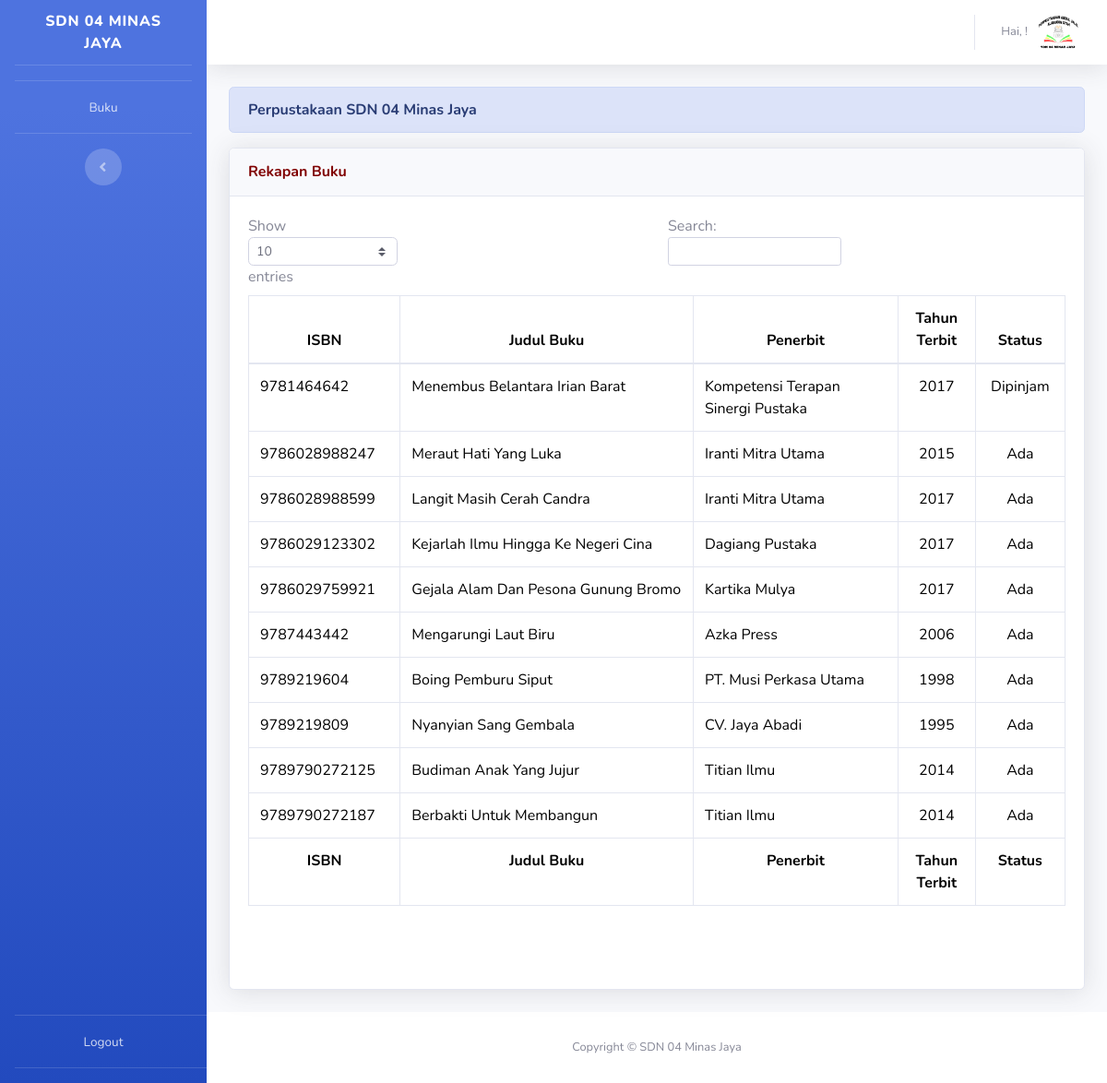
The app's page /index.php/pengunjung with its own data.
### tables this page shows
CREATE TABLE `buku` (
  `id_buku` varchar(100) NOT NULL,
  `penerbit` varchar(100) NOT NULL,
  `thn_terbit` year(4) DEFAULT NULL,
  `judul` varchar(255) NOT NULL,
  `pengarang` varchar(255) NOT NULL,
  `tersedia` int(50) NOT NULL DEFAULT 1
);

### application/controllers/Pengunjung.php (called while the page is built, shortened)
<?php
class Pengunjung extends CI_Controller
{
	public function index()
	{
		$buku = $this->db->query("SELECT * FROM buku")->result();
		$rekapan_buku = json_decode(json_encode($buku), True);
		$data['buku'] = $rekapan_buku;
		$this->load->view('template/header_pengunjung');
		$this->load->view('pengunjung/index', $data);
		$this->load->view('template/footer');
	}
}

### index.php (called while the page is built, shortened)
<?php
require_once BASEPATH.'core/CodeIgniter.php';

### application/views/pengunjung/index.php (the view)
  <div class="container-fluid">
<div class="alert alert-primary" role="alert" small-text>
<strong>Perpustakaan SDN 04 Minas Jaya</strong>
</div>
<div class="card shadow mb-4">
  <div class="card-header py-3">
	<h6 style="color: maroon;" class="m-0 font-weight-bold">Rekapan Buku</h6>
  </div>
  <div class="card-body">
	<div class="table-responsive">
	  <table class="table table-bordered" style="color: black;" id="dataTable" width="100%" cellspacing="0">
	  	<thead>
		  <tr>
			<th class="text-center">ISBN</th>
			<th class="text-center">Judul Buku</th>
			<th class="text-center">Penerbit</th>
			<th class="text-center">Tahun Terbit</th>
			<th class="text-center">Status</th>
		  </tr>
		</thead>
		<tfoot>
		<tr>
			<th class="text-center">ISBN</th>
			<th class="text-center">Judul Buku</th>
			<th class="text-center">Penerbit</th>
			<th class="text-center">Tahun Terbit</th>
			<th class="text-center">Status</th>
		  </tr>
		</tfoot>
		<tbody>
			<?php foreach($buku as $row) : ?>
			<tr>
				<td><?= $row['id_buku'] ?></td>
				<td><?= $row['judul'] ?></td>
				<td><?= $row['penerbit'] ?></td>
				<td class="text-center"><?= $row['thn_terbit'] ?></td>
				<?php if($row['tersedia'] == 0): ?>
					<td class="text-center">Dipinjam</td>
					<?php endif; ?>
				<?php if($row['tersedia'] != 0): ?>
					<td class="text-center">Ada</td>
					<?php endif; ?>
			</tr>
			<?php endforeach; ?>
		</tbody>
	  </table>
	</div>
  </div>
</div>
</div>

### records on screen
buku: id_buku "9781464642", judul "Menembus Belantara Irian Barat", penerbit "Kompetensi Terapan Sinergi Pustaka", thn_terbit "2017", tersedia "Dipinjam"
buku: id_buku "9786028988247", judul "Meraut Hati Yang Luka", penerbit "Iranti Mitra Utama", thn_terbit "2015", tersedia "Ada"
buku: id_buku "9786028988599", judul "Langit Masih Cerah Candra", penerbit "Iranti Mitra Utama", thn_terbit "2017", tersedia "Ada"
buku: id_buku "9786029123302", judul "Kejarlah Ilmu Hingga Ke Negeri Cina", penerbit "Dagiang Pustaka", thn_terbit "2017", tersedia "Ada"
buku: id_buku "9786029759921", judul "Gejala Alam Dan Pesona Gunung Bromo", penerbit "Kartika Mulya", thn_terbit "2017", tersedia "Ada"
buku: id_buku "9787443442", judul "Mengarungi Laut Biru", penerbit "Azka Press", thn_terbit "2006", tersedia "Ada"
buku: id_buku "9789219604", judul "Boing Pemburu Siput", penerbit "PT. Musi Perkasa Utama", thn_terbit "1998", tersedia "Ada"
buku: id_buku "9789219809", judul "Nyanyian Sang Gembala", penerbit "CV. Jaya Abadi", thn_terbit "1995", tersedia "Ada"
buku: id_buku "9789790272125", judul "Budiman Anak Yang Jujur", penerbit "Titian Ilmu", thn_terbit "2014", tersedia "Ada"
buku: id_buku "9789790272187", judul "Berbakti Untuk Membangun", penerbit "Titian Ilmu", thn_terbit "2014", tersedia "Ada"
